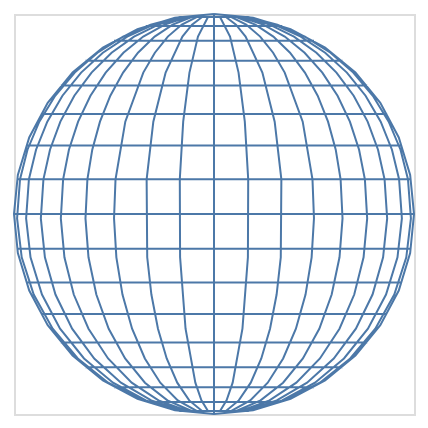

Write the Vega-Lite specification saved for this chart.
### Vega specification from a JSON file in a GitHub repository (floating-point values rounded to 4 significant figures)
{"$schema": "https://vega.github.io/schema/vega/v5.json", "background": "white", "padding": 5, "width": 200, "height": 200, "style": "cell", "data": [{"name": "source_0", "transform": [{"type": "graticule"}]}], "projections": [{"name": "projection", "size": {"signal": "[width, height]"}, "fit": {"signal": "data('source_0')"}, "type": "orthographic"}], "marks": [{"name": "marks", "type": "shape", "style": ["geoshape"], "from": {"data": "source_0"}, "encode": {"update": {"fill": {"value": "transparent"}, "stroke": {"value": "#4c78a8"}}}, "transform": [{"type": "geoshape", "projection": "projection"}]}]}
